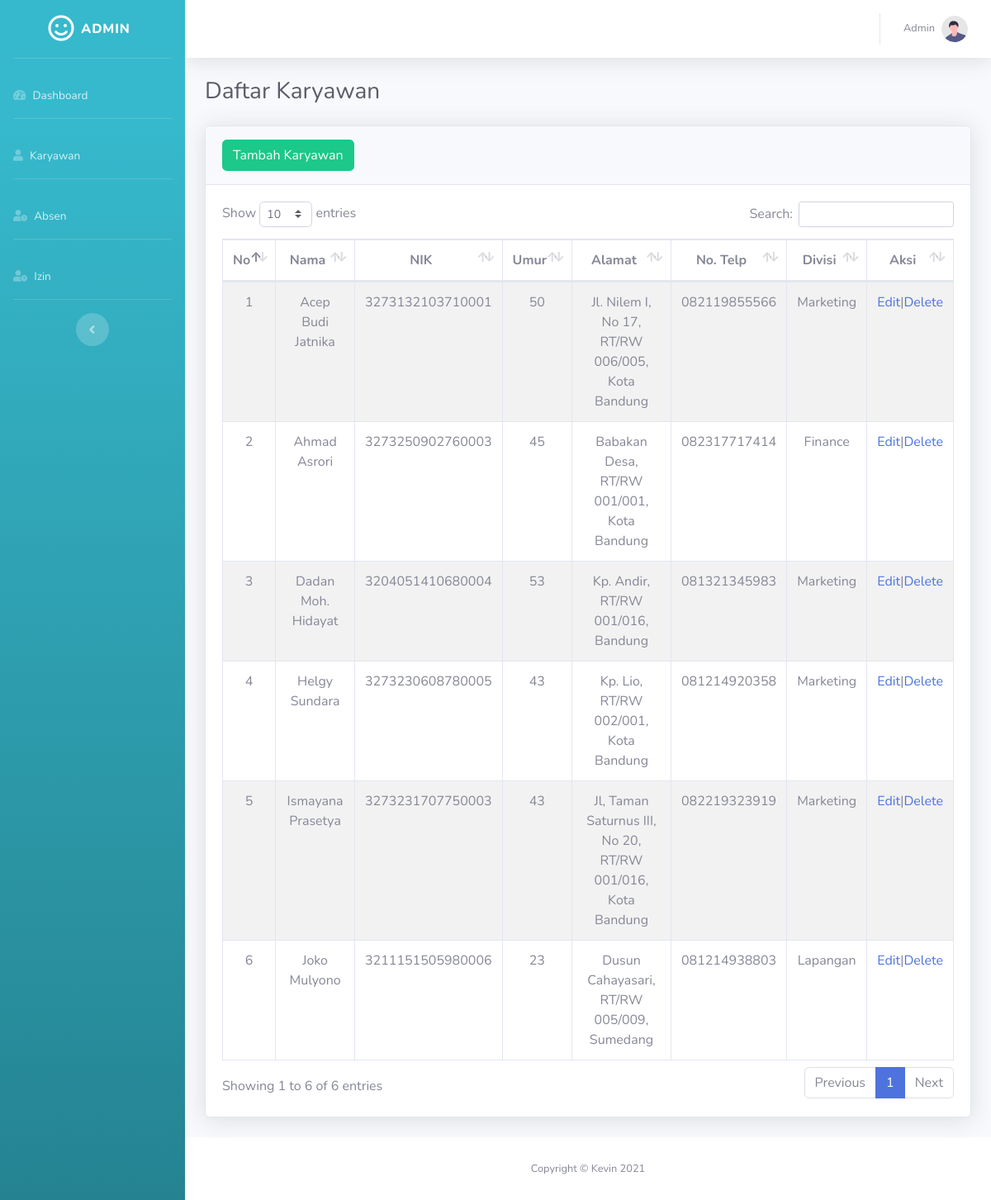
Page /daftar.php (signed in) on the committed database.
### tables this page shows
CREATE TABLE `tb_karyawan` (
  `id` int(11) NOT NULL,
  `nama` varchar(200) NOT NULL,
  `nik` varchar(200) NOT NULL,
  `umur` int(11) NOT NULL,
  `alamat` varchar(200) NOT NULL,
  `telepon` varchar(20) NOT NULL,
  `jabatan` varchar(20) NOT NULL
);

### daftar.php (the view, shortened to what this page needs)
<?php
include "connect.php";
$result = mysqli_query($koneksi, "SELECT * FROM tb_karyawan");
$i = 1;
?>
<!DOCTYPE html>
<html lang="en">
<head>
    <link href="vendor/fontawesome-free/css/all.min.css" rel="stylesheet" type="text/css">
    <link href="css/sb-admin-2.min.css" rel="stylesheet">
    <link href="vendor/datatables/dataTables.bootstrap4.min.css" rel="stylesheet">
    <link rel="stylesheet" type="text/css" href="css/style2.css">
</head>
<body id="page-top">
    <div id="wrapper">
        <ul class="navbar-nav bg-gradient-info sidebar sidebar-dark accordion" id="accordionSidebar">
            <div class="sidebar-brand d-flex align-items-center justify-content-center">
                <div class="sidebar-brand-icon">
                    <i class="far fa-smile"></i>
                </div>
                <div class="sidebar-brand-text mx-2">Admin</div>
            </div>
            <hr class="sidebar-divider">
            <li class="nav-item">
                <a class="nav-link" href="index.php">
                    <i class="fas fa-tachometer-alt"></i>
                    <span>Dashboard</span></a>
            </li>
            <hr class="sidebar-divider">
            <li class="nav-item">
                <a class="nav-link" href="Daftar.php">
                    <i class="fas fa-user"></i>
                    <span>Karyawan</span></a>
            </li>
            <hr class="sidebar-divider">
            <li class="nav-item">
                <a class="nav-link" href="absen.php">
                    <i class="fas fa-user-clock"></i>
                    <span>Absen</span></a>
            </li>
            <hr class="sidebar-divider">
            <li class="nav-item">
                <a class="nav-link" href="izin.php">
                    <i class="fas fa-user-clock"></i>
                    <span>Izin</span></a>
            </li>
            <hr class="sidebar-divider d-none d-md-block">
            <div class="text-center d-none d-md-inline">
                <button class="rounded-circle border-0" id="sidebarToggle"></button>
            </div>
        </ul>
        <div id="content-wrapper" class="d-flex flex-column">
            <div id="content">
                <nav class="navbar navbar-expand navbar-light bg-white topbar mb-4 static-top shadow">
                    <ul class="navbar-nav ml-auto">
                        <li class="nav-item dropdown no-arrow">
                            <a class="nav-link dropdown-toggle" href="#" id="userDropdown" role="button" data-toggle="dropdown" aria-haspopup="true" aria-expanded="false">
                                <span class="mr-2 d-none d-lg-inline text-gray-600 small">Admin</span>
                                <img class="img-profile rounded-circle" src="img/undraw_profile.svg">
                            </a>
                        </li>
                    </ul>
                </nav>
                <div class="container-fluid">
                    <h1 class="h3 mb-4 text-gray-800">Daftar Karyawan</h1>
                    <div class="card shadow mb-4">
                        <div class="card-header py-3">
                            <a href="add.php">
                                <button type="submit" class="btn btn-success">Tambah Karyawan</button>
                            </a>
                        </div>
                        <div class="card-body">
                            <div class="table-responsive table-striped">
                                <table class="table table-bordered" id="dataTable" width="100%" cellspacing="0">
                                    <thead>
                                        <tr class="text-center">
                                            <th>No</th>
                                            <th>Nama</th>
                                            <th>NIK</th>
                                            <th>Umur</th>
                                            <th>Alamat</th>
                                            <th>No. Telp</th>
                                            <th>Divisi</th>
                                            <th>Aksi</th>
                                        </tr>
                                    </thead>
                                    <?php
                                    while ($karyawan = mysqli_fetch_array($result)) {
                                        echo "<tr class='text-center'>";
                                        echo "<td>" . $i++ . "</td>";
                                        echo "<td>" . $karyawan['nama'] . "</td>";
                                        echo "<td>" . $karyawan['nik'] . "</td>";
                                        echo "<td>" . $karyawan['umur'] . "</td>";
                                        echo "<td>" . $karyawan['alamat'] . "</td>";
                                        echo "<td>" . $karyawan['telepon'] . "</td>";
                                        echo "<td>" . $karyawan['jabatan'] . "</td>";
                                    ?>
                                    <td>
                                    <a href='edit.php?id=<?php echo $karyawan['id'];?>'>Edit</a>|<a href="#" data-toggle="modal" data-target="#deleteModal<?php echo $karyawan['id']; ?>">Delete</a>
                                    </td>
                                    <?php
                                        echo "</tr>";
                                    }
                                    ?>
                                </table>
                            </div>
                        </div>
                    </div>
                </div>
            </div>
            <footer class="sticky-footer bg-white">
                <div class="container my-auto">
                    <div class="copyright text-center my-auto">
                        <span>Copyright &copy; Kevin 2021</span>
                    </div>
                </div>
            </footer>
        </div>
    </div>
</body>
</html>

### css/style2.css (style rules this page uses)
body { background-image: url('../img/rumah.jpg'); background-size: cover; background-attachment: fixed; background-repeat: no-repeat; }

### rows in the picture
tb_karyawan: nama "Acep Budi Jatnika", nik "3273132103710001", umur "50", alamat "Jl. Nilem I, No 17, RT/RW 006/005, Kota Bandung", telepon "082119855566", jabatan "Marketing"
tb_karyawan: nama "Ahmad Asrori", nik "3273250902760003", umur "45", alamat "Babakan Desa, RT/RW 001/001, Kota Bandung", telepon "082317717414", jabatan "Finance"
tb_karyawan: nama "Dadan Moh. Hidayat", nik "3204051410680004", umur "53", alamat "Kp. Andir, RT/RW 001/016, Bandung", telepon "081321345983", jabatan "Marketing"
tb_karyawan: nama "Helgy Sundara", nik "3273230608780005", umur "43", alamat "Kp. Lio, RT/RW 002/001, Kota Bandung", telepon "081214920358", jabatan "Marketing"
tb_karyawan: nama "Ismayana Prasetya", nik "3273231707750003", umur "43", alamat "Jl, Taman Saturnus III, No 20, RT/RW 001/016, Kota Bandung", telepon "082219323919", jabatan "Marketing"
tb_karyawan: nama "Joko Mulyono", nik "3211151505980006", umur "23", alamat "Dusun Cahayasari, RT/RW 005/009, Sumedang", telepon "081214938803", jabatan "Lapangan"
